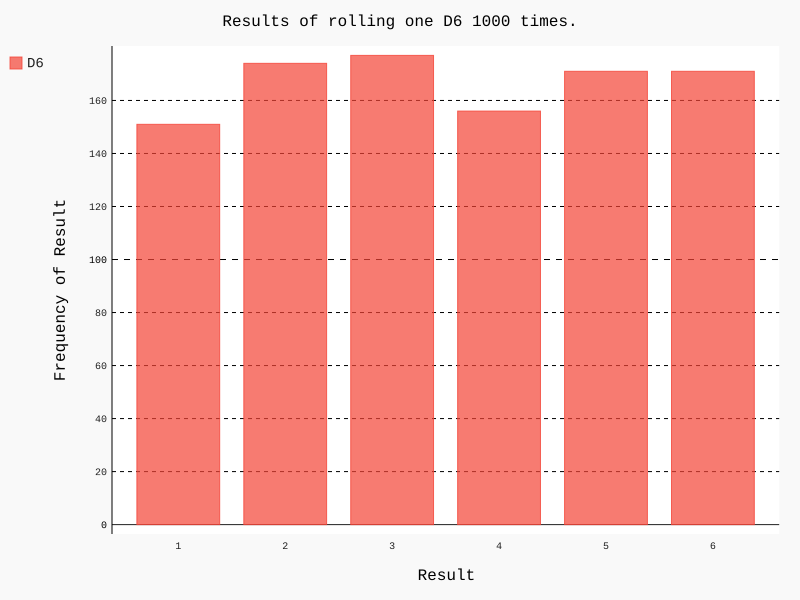

The script that drew this image:
import pygal

from die import Die

# Create a D6.
die = Die()

# Make some rolls, and store results in a list.
results = []
for roll_num in range(1000):
    result = die.roll()
    results.append(result)

# Analyze the results
frequencies = []
for value in range(1, die.num_sides+1):
    frequency = results.count(value) # to count how many time a value occurs
    frequencies.append(frequency)

# Visualize the results.
hist = pygal.Bar()

hist.title = 'Results of rolling one D6 1000 times.'
hist.x_labels = ['1', '2', '3', '4', '5', '6']
hist.x_title = "Result"
hist.y_title = "Frequency of Result"

hist.add('D6', frequencies)
hist.render_to_file('die_visual.svg')
